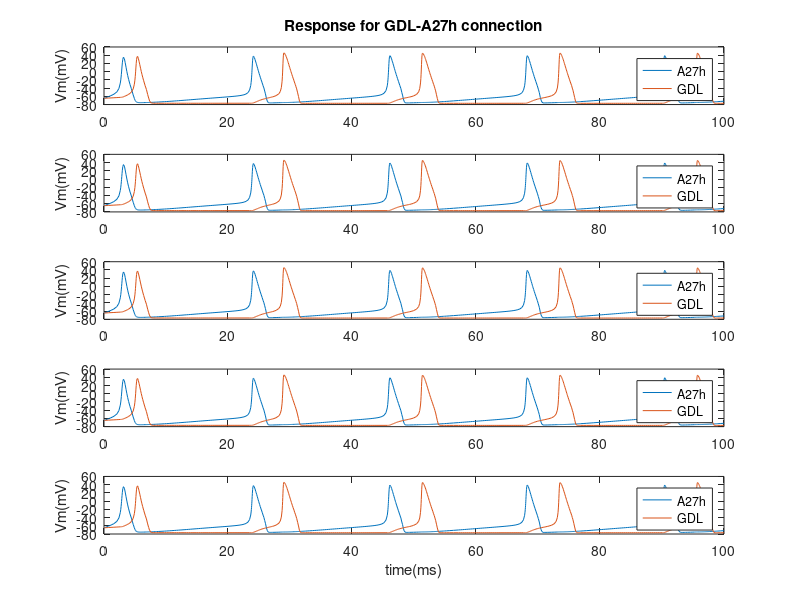
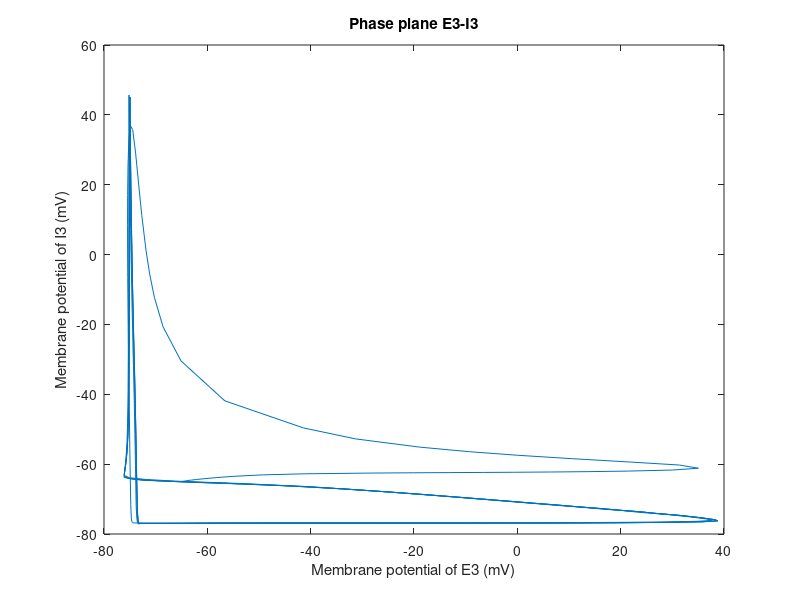

MATLAB code for these plots, in order:
% Unilateral connection within EI connection;
% Model basis: Hodgkin huxley model
% Description: within 20 neurons (5E-5I, intra(E-I & I-E), inter (E-E))
% Main content: 1) parameter; 2) function; 3) solver;

%% Basic function relations
% DIFFERENTIAL EQUATIONS:
%  E_v' = ((E_input1_Iapp+E_input1_noise*randn(1,E_Npop)))+((E_ina_INa(E_v,E_ina_m,E_ina_h))+((E_ik_IK(E_v,E_ik_n))))+((-E_I_igaba_ISYN(E_v,E_I_igaba_s)))
%  E_ina_m' =  E_ina_aM(E_v).*(1-E_ina_m)-E_ina_bM(E_v).*E_ina_m
%  E_ina_h' =  E_ina_aH(E_v).*(1-E_ina_h)-E_ina_bH(E_v).*E_ina_h
%  E_ik_n' =  E_ik_aN(E_v).*(1-E_ik_n)-E_ik_bN(E_v).*E_ik_n
%  I_v' = ((I_input1_Iapp+I_input1_noise*randn(1,I_Npop)))+((I_ina_INa(I_v,I_ina_m,I_ina_h))+((I_ik_IK(I_v,I_ik_n))))+((-I_E_iampa_ISYN(I_v,I_E_iampa_s)))
%  I_ina_m' =  I_ina_aM(I_v).*(1-I_ina_m)-I_ina_bM(I_v).*I_ina_m
%  I_ina_h' =  I_ina_aH(I_v).*(1-I_ina_h)-I_ina_bH(I_v).*I_ina_h
%  I_ik_n' =  I_ik_aN(I_v).*(1-I_ik_n)-I_ik_bN(I_v).*I_ik_n
%  E_I_igaba_s' = -E_I_igaba_s./E_I_igaba_tauD+((1-E_I_igaba_s)/E_I_igaba_tauR).*(1+tanh(I_v/10))
%  I_E_iampa_s' = -I_E_iampa_s./I_E_iampa_tauD+((1-I_E_iampa_s)/I_E_iampa_tauR).*(1+tanh(E_v/10))
% Initial conditions:
%  E_v(0) = -65 * ones(1,E_Npop)
%  E_ina_m(0) = .1*ones(1,E_Npop)
%  E_ina_h(0) = .1*ones(1,E_Npop)
%  E_ik_n(0) = 0*ones(1,E_Npop)
%  I_v(0) = -65 * ones(1,I_Npop)
%  I_ina_m(0) = .1*ones(1,I_Npop)
%  I_ina_h(0) = .1*ones(1,I_Npop)
%  I_ik_n(0) = 0*ones(1,I_Npop)
%  E_I_igaba_s(0) = .1*ones(1,I_Npop)
%  I_E_iampa_s(0) = .1*ones(1,E_Npop)

clc;
clear all;

%% Parameter Space:
% Sodium conductance:120; Potasium condunctance:36; 
% E-Input current:5; I-Input current:0;
% E-num:1; E-num:1;
  E_ina_gNa = +120.0000; E_ik_gK = +36.0000; 
  E_input1_Iapp = +5.0000; E_input1_noise = +0.0000; 
  E_Npop = +1.0000;     % represent for the number in each neuron groups;
  I_ina_gNa = +120.0000; I_ik_gK = +36.0000;
  I_input1_Iapp = +0.0000; I_input1_noise = +0.0000; 
  I_Npop = +1.0000;
  E3_ina_gNa = +120.0000; E3_ik_gK = +36.0000;
  E3_input1_Iapp = +5.0000; E3_input1_noise = +0.0000; 
  E3_Npop = +1.0000;
  I4_ina_gNa = +120.0000; I4_ik_gK = +36.0000; 
  I4_input1_Iapp = +0.0000; I4_input1_noise = +0.0000; 
  I4_Npop = +1.0000;
  E5_ina_gNa = +120.0000; E5_ik_gK = +36.0000;
  E5_input1_Iapp = +5.0000; E5_input1_noise = +0.0000; 
  E5_Npop = +1.0000;
  I6_ina_gNa = +120.0000; I6_ik_gK = +36.0000;
  I6_input1_Iapp = +0.0000; I6_input1_noise = +0.0000; 
  I6_Npop = +1.0000;
  E7_ina_gNa = +120.0000; E7_ik_gK = +36.0000;
  E7_input1_Iapp = +5.0000; E7_input1_noise = +0.0000; 
  E7_Npop = +1.0000;
  I8_ina_gNa = +120.0000; I8_ik_gK = +36.0000;
  I8_input1_Iapp = +0.0000; I8_input1_noise = +0.0000; 
  I8_Npop = +1.0000;
  E9_ina_gNa = +120.0000; E9_ik_gK = +36.0000;
  E9_input1_Iapp = +5.0000; E9_input1_noise = +0.0000; 
  E9_Npop = +1.0000;
  I10_ina_gNa = +120.0000; I10_ik_gK = +36.0000;
  I10_input1_Iapp = +0.0000; I10_input1_noise = +0.0000; 
  I10_Npop = +1.0000;
% Synaptic connection:(GDL-A27h-GDL)
  E_I_igaba_gSYN = +0.2500; E_I_igaba_ESYN = -80.0000;
  E_I_igaba_tauD = +10.0000; E_I_igaba_tauR = +0.4000;
  E3_E_iampa_gSYN = +0.1000; E3_E_iampa_ESYN = +0.0000;
  E3_E_iampa_tauD = +2.0000; E3_E_iampa_tauR = +0.4000;
  E3_I4_igaba_gSYN = +0.2500; E3_I4_igaba_ESYN = -80.0000;
  E3_I4_igaba_tauD = +10.0000; E3_I4_igaba_tauR = +0.4000;
  E5_E3_iampa_gSYN = +0.1000; E5_E3_iampa_ESYN = +0.0000;
  E5_E3_iampa_tauD = +2.0000; E5_E3_iampa_tauR = +0.4000;  
  E5_I6_igaba_gSYN = +0.2500; E5_I6_igaba_ESYN = -80.0000;
  E5_I6_igaba_tauD = +10.0000; E5_I6_igaba_tauR = +0.4000;
  E7_E5_iampa_gSYN = +0.1000; E7_E5_iampa_ESYN = +0.0000;
  E7_E5_iampa_tauD = +2.0000; E7_E5_iampa_tauR = +0.4000;
  E7_I8_igaba_gSYN = +0.2500; E7_I8_igaba_ESYN = -80.0000;
  E7_I8_igaba_tauD = +10.0000; E7_I8_igaba_tauR = +0.4000;
  E9_E7_iampa_gSYN = +0.1000; E9_E7_iampa_ESYN = +0.0000;
  E9_E7_iampa_tauD = +2.0000; E9_E7_iampa_tauR = +0.4000; 
  E9_I10_igaba_gSYN = +0.2500; E9_I10_igaba_ESYN = -80.0000;
  E9_I10_igaba_tauD = +10.0000; E9_I10_igaba_tauR = +0.4000;
  E_E9_iampa_gSYN = +0.1000; E_E9_iampa_ESYN = +0.0000;
  E_E9_iampa_tauD = +2.0000; E_E9_iampa_tauR = +0.4000;
  % with E-I intra connection
  I_E_iampa_gSYN = +0.1000; I_E_iampa_ESYN = +0.0000;
  I_E_iampa_tauD = +2.0000; I_E_iampa_tauR = +0.4000;
  I4_E3_iampa_gSYN = +0.1000; I4_E3_iampa_ESYN = +0.0000;
  I4_E3_iampa_tauD = +2.0000; I4_E3_iampa_tauR = +0.4000;
  I6_E5_iampa_gSYN = +0.1000; I6_E5_iampa_ESYN = +0.0000;
  I6_E5_iampa_tauD = +2.0000; I6_E5_iampa_tauR = +0.4000;
  I8_E7_iampa_gSYN = +0.1000; I8_E7_iampa_ESYN = +0.0000;
  I8_E7_iampa_tauD = +2.0000; I8_E7_iampa_tauR = +0.4000;
  I10_E9_iampa_gSYN = +0.1000; I10_E9_iampa_ESYN = +0.0000;
  I10_E9_iampa_tauD = +2.0000; I10_E9_iampa_tauR = +0.4000;
  
% Neuron population setting:
  E_I_igaba_netcon = ones(I_Npop,E_Npop);
  E3_E_iampa_netcon = ones(E_Npop,E3_Npop);
  E3_I4_igaba_netcon = ones(I4_Npop,E3_Npop);
  E5_E3_iampa_netcon = ones(E3_Npop,E5_Npop);
  E5_I6_igaba_netcon = ones(I6_Npop,E5_Npop);
  E7_E5_iampa_netcon = ones(E5_Npop,E7_Npop);
  E7_I8_igaba_netcon = ones(I8_Npop,E7_Npop);
  E9_E7_iampa_netcon = ones(E7_Npop,E9_Npop);
  E9_I10_igaba_netcon = ones(I10_Npop,E9_Npop);
  E_E9_iampa_netcon = ones(E9_Npop,E_Npop);
  % with E-I intra connection
  I_E_iampa_netcon = ones(E_Npop,I_Npop);
  I4_E3_iampa_netcon = ones(E3_Npop,I4_Npop);
  I6_E5_iampa_netcon = ones(E5_Npop,I6_Npop);
  I8_E7_iampa_netcon = ones(E7_Npop,I8_Npop);
  I10_E9_iampa_netcon = ones(E9_Npop,I10_Npop);
  
  
%% Functions:
  E_ina_INa = @(E_v,E_ina_m,E_ina_h) -E_ina_gNa.*E_ina_m.^3.*E_ina_h.*(E_v-50);
  E_ina_aM = @(E_v) (2.5-.1*(E_v+65))./(exp(2.5-.1*(E_v+65))-1);
  E_ina_bM = @(E_v) 4*exp(-(E_v+65)/18);
  E_ina_aH = @(E_v) .07*exp(-(E_v+65)/20);
  E_ina_bH = @(E_v) 1./(exp(3-.1*(E_v+65))+1);
  E_ik_IK = @(E_v,E_ik_n) -E_ik_gK.*E_ik_n.^4.*(E_v+77);
  E_ik_aN = @(E_v) (.1-.01*(E_v+65))./(exp(1-.1*(E_v+65))-1);
  E_ik_bN = @(E_v) .125*exp(-(E_v+65)/80);
  I_ina_INa = @(I_v,I_ina_m,I_ina_h) -I_ina_gNa.*I_ina_m.^3.*I_ina_h.*(I_v-50);
  I_ina_aM = @(I_v) (2.5-.1*(I_v+65))./(exp(2.5-.1*(I_v+65))-1);
  I_ina_bM = @(I_v) 4*exp(-(I_v+65)/18);
  I_ina_aH = @(I_v) .07*exp(-(I_v+65)/20);
  I_ina_bH = @(I_v) 1./(exp(3-.1*(I_v+65))+1);
  I_ik_IK = @(I_v,I_ik_n) -I_ik_gK.*I_ik_n.^4.*(I_v+77);
  I_ik_aN = @(I_v) (.1-.01*(I_v+65))./(exp(1-.1*(I_v+65))-1);
  I_ik_bN = @(I_v) .125*exp(-(I_v+65)/80);
  E3_ina_INa = @(E3_v,E3_ina_m,E3_ina_h) -E3_ina_gNa.*E3_ina_m.^3.*E3_ina_h.*(E3_v-50);
  E3_ina_aM = @(E3_v) (2.5-.1*(E3_v+65))./(exp(2.5-.1*(E3_v+65))-1);
  E3_ina_bM = @(E3_v) 4*exp(-(E3_v+65)/18);
  E3_ina_aH = @(E3_v) .07*exp(-(E3_v+65)/20);
  E3_ina_bH = @(E3_v) 1./(exp(3-.1*(E3_v+65))+1);
  E3_ik_IK = @(E3_v,E3_ik_n) -E3_ik_gK.*E3_ik_n.^4.*(E3_v+77);
  E3_ik_aN = @(E3_v) (.1-.01*(E3_v+65))./(exp(1-.1*(E3_v+65))-1);
  E3_ik_bN = @(E3_v) .125*exp(-(E3_v+65)/80);
  I4_ina_INa = @(I4_v,I4_ina_m,I4_ina_h) -I4_ina_gNa.*I4_ina_m.^3.*I4_ina_h.*(I4_v-50);
  I4_ina_aM = @(I4_v) (2.5-.1*(I4_v+65))./(exp(2.5-.1*(I4_v+65))-1);
  I4_ina_bM = @(I4_v) 4*exp(-(I4_v+65)/18);
  I4_ina_aH = @(I4_v) .07*exp(-(I4_v+65)/20);
  I4_ina_bH = @(I4_v) 1./(exp(3-.1*(I4_v+65))+1);
  I4_ik_IK = @(I4_v,I4_ik_n) -I4_ik_gK.*I4_ik_n.^4.*(I4_v+77);
  I4_ik_aN = @(I4_v) (.1-.01*(I4_v+65))./(exp(1-.1*(I4_v+65))-1);
  I4_ik_bN = @(I4_v) .125*exp(-(I4_v+65)/80);
  E5_ina_INa = @(E5_v,E5_ina_m,E5_ina_h) -E5_ina_gNa.*E5_ina_m.^3.*E5_ina_h.*(E5_v-50);
  E5_ina_aM = @(E5_v) (2.5-.1*(E5_v+65))./(exp(2.5-.1*(E5_v+65))-1);
  E5_ina_bM = @(E5_v) 4*exp(-(E5_v+65)/18);
  E5_ina_aH = @(E5_v) .07*exp(-(E5_v+65)/20);
  E5_ina_bH = @(E5_v) 1./(exp(3-.1*(E5_v+65))+1);
  E5_ik_IK = @(E5_v,E5_ik_n) -E5_ik_gK.*E5_ik_n.^4.*(E5_v+77);
  E5_ik_aN = @(E5_v) (.1-.01*(E5_v+65))./(exp(1-.1*(E5_v+65))-1);
  E5_ik_bN = @(E5_v) .125*exp(-(E5_v+65)/80);
  I6_ina_INa = @(I6_v,I6_ina_m,I6_ina_h) -I6_ina_gNa.*I6_ina_m.^3.*I6_ina_h.*(I6_v-50);
  I6_ina_aM = @(I6_v) (2.5-.1*(I6_v+65))./(exp(2.5-.1*(I6_v+65))-1);
  I6_ina_bM = @(I6_v) 4*exp(-(I6_v+65)/18);
  I6_ina_aH = @(I6_v) .07*exp(-(I6_v+65)/20);
  I6_ina_bH = @(I6_v) 1./(exp(3-.1*(I6_v+65))+1);
  I6_ik_IK = @(I6_v,I6_ik_n) -I6_ik_gK.*I6_ik_n.^4.*(I6_v+77);
  I6_ik_aN = @(I6_v) (.1-.01*(I6_v+65))./(exp(1-.1*(I6_v+65))-1);
  I6_ik_bN = @(I6_v) .125*exp(-(I6_v+65)/80);
  E7_ina_INa = @(E7_v,E7_ina_m,E7_ina_h) -E7_ina_gNa.*E7_ina_m.^3.*E7_ina_h.*(E7_v-50);
  E7_ina_aM = @(E7_v) (2.5-.1*(E7_v+65))./(exp(2.5-.1*(E7_v+65))-1);
  E7_ina_bM = @(E7_v) 4*exp(-(E7_v+65)/18);
  E7_ina_aH = @(E7_v) .07*exp(-(E7_v+65)/20);
  E7_ina_bH = @(E7_v) 1./(exp(3-.1*(E7_v+65))+1);
  E7_ik_IK = @(E7_v,E7_ik_n) -E7_ik_gK.*E7_ik_n.^4.*(E7_v+77);
  E7_ik_aN = @(E7_v) (.1-.01*(E7_v+65))./(exp(1-.1*(E7_v+65))-1);
  E7_ik_bN = @(E7_v) .125*exp(-(E7_v+65)/80);
  I8_ina_INa = @(I8_v,I8_ina_m,I8_ina_h) -I8_ina_gNa.*I8_ina_m.^3.*I8_ina_h.*(I8_v-50);
  I8_ina_aM = @(I8_v) (2.5-.1*(I8_v+65))./(exp(2.5-.1*(I8_v+65))-1);
  I8_ina_bM = @(I8_v) 4*exp(-(I8_v+65)/18);
  I8_ina_aH = @(I8_v) .07*exp(-(I8_v+65)/20);
  I8_ina_bH = @(I8_v) 1./(exp(3-.1*(I8_v+65))+1);
  I8_ik_IK = @(I8_v,I8_ik_n) -I8_ik_gK.*I8_ik_n.^4.*(I8_v+77);
  I8_ik_aN = @(I8_v) (.1-.01*(I8_v+65))./(exp(1-.1*(I8_v+65))-1);
  I8_ik_bN = @(I8_v) .125*exp(-(I8_v+65)/80);
  E9_ina_INa = @(E9_v,E9_ina_m,E9_ina_h) -E9_ina_gNa.*E9_ina_m.^3.*E9_ina_h.*(E9_v-50);
  E9_ina_aM = @(E9_v) (2.5-.1*(E9_v+65))./(exp(2.5-.1*(E9_v+65))-1);
  E9_ina_bM = @(E9_v) 4*exp(-(E9_v+65)/18);
  E9_ina_aH = @(E9_v) .07*exp(-(E9_v+65)/20);
  E9_ina_bH = @(E9_v) 1./(exp(3-.1*(E9_v+65))+1);
  E9_ik_IK = @(E9_v,E9_ik_n) -E9_ik_gK.*E9_ik_n.^4.*(E9_v+77);
  E9_ik_aN = @(E9_v) (.1-.01*(E9_v+65))./(exp(1-.1*(E9_v+65))-1);
  E9_ik_bN = @(E9_v) .125*exp(-(E9_v+65)/80);
  I10_ina_INa = @(I10_v,I10_ina_m,I10_ina_h) -I10_ina_gNa.*I10_ina_m.^3.*I10_ina_h.*(I10_v-50);
  I10_ina_aM = @(I10_v) (2.5-.1*(I10_v+65))./(exp(2.5-.1*(I10_v+65))-1);
  I10_ina_bM = @(I10_v) 4*exp(-(I10_v+65)/18);
  I10_ina_aH = @(I10_v) .07*exp(-(I10_v+65)/20);
  I10_ina_bH = @(I10_v) 1./(exp(3-.1*(I10_v+65))+1);
  I10_ik_IK = @(I10_v,I10_ik_n) -I10_ik_gK.*I10_ik_n.^4.*(I10_v+77);
  I10_ik_aN = @(I10_v) (.1-.01*(I10_v+65))./(exp(1-.1*(I10_v+65))-1);
  I10_ik_bN = @(I10_v) .125*exp(-(I10_v+65)/80);
  E_I_igaba_ISYN = @(E_v,E_I_igaba_s)(E_I_igaba_gSYN.*(E_I_igaba_s*E_I_igaba_netcon).*(E_v-E_I_igaba_ESYN));
  E3_E_iampa_ISYN = @(E3_v,E3_E_iampa_s)(E3_E_iampa_gSYN.*(E3_E_iampa_s*E3_E_iampa_netcon).*(E3_v-E3_E_iampa_ESYN));
  E3_I4_igaba_ISYN = @(E3_v,E3_I4_igaba_s)(E3_I4_igaba_gSYN.*(E3_I4_igaba_s*E3_I4_igaba_netcon).*(E3_v-E3_I4_igaba_ESYN)); 
  E5_E3_iampa_ISYN = @(E5_v,E5_E3_iampa_s)(E5_E3_iampa_gSYN.*(E5_E3_iampa_s*E5_E3_iampa_netcon).*(E5_v-E5_E3_iampa_ESYN));  
  E5_I6_igaba_ISYN = @(E5_v,E5_I6_igaba_s)(E5_I6_igaba_gSYN.*(E5_I6_igaba_s*E5_I6_igaba_netcon).*(E5_v-E5_I6_igaba_ESYN));
  E7_E5_iampa_ISYN = @(E7_v,E7_E5_iampa_s)(E7_E5_iampa_gSYN.*(E7_E5_iampa_s*E7_E5_iampa_netcon).*(E7_v-E7_E5_iampa_ESYN));
  E7_I8_igaba_ISYN = @(E7_v,E7_I8_igaba_s)(E7_I8_igaba_gSYN.*(E7_I8_igaba_s*E7_I8_igaba_netcon).*(E7_v-E7_I8_igaba_ESYN));
  E9_E7_iampa_ISYN = @(E9_v,E9_E7_iampa_s)(E9_E7_iampa_gSYN.*(E9_E7_iampa_s*E9_E7_iampa_netcon).*(E9_v-E9_E7_iampa_ESYN)); 
  E9_I10_igaba_ISYN = @(E9_v,E9_I10_igaba_s)(E9_I10_igaba_gSYN.*(E9_I10_igaba_s*E9_I10_igaba_netcon).*(E9_v-E9_I10_igaba_ESYN));
  E_E9_iampa_ISYN = @(E_v,E_E9_iampa_s)(E_E9_iampa_gSYN.*(E_E9_iampa_s*E_E9_iampa_netcon).*(E_v-E_E9_iampa_ESYN));
  % with E-I intra connection
  I_E_iampa_ISYN = @(I_v,I_E_iampa_s)(I_E_iampa_gSYN.*(I_E_iampa_s*I_E_iampa_netcon).*(I_v-I_E_iampa_ESYN));
  I4_E3_iampa_ISYN = @(I4_v,I4_E3_iampa_s)(I4_E3_iampa_gSYN.*(I4_E3_iampa_s*I4_E3_iampa_netcon).*(I4_v-I4_E3_iampa_ESYN));
  I6_E5_iampa_ISYN = @(I6_v,I6_E5_iampa_s)(I6_E5_iampa_gSYN.*(I6_E5_iampa_s*I6_E5_iampa_netcon).*(I6_v-I6_E5_iampa_ESYN));
  I8_E7_iampa_ISYN = @(I8_v,I8_E7_iampa_s)(I8_E7_iampa_gSYN.*(I8_E7_iampa_s*I8_E7_iampa_netcon).*(I8_v-I8_E7_iampa_ESYN));
  I10_E9_iampa_ISYN = @(I10_v,I10_E9_iampa_s)(I10_E9_iampa_gSYN.*(I10_E9_iampa_s*I10_E9_iampa_netcon).*(I10_v-I10_E9_iampa_ESYN));

% Prepare ODEFUN for use with built-in Matlab solvers:
ODEFUN = @(t,X)[((5+0*randn(1,1)))+((E_ina_INa(X(1:1)',X(2:2)',X(3:3)'))+((E_ik_IK(X(1:1)',X(4:4)'))))+((-E_I_igaba_ISYN(X(1:1)',X(41:41)')))+(-E_E9_iampa_ISYN(X(1:1)',X(50:50)')),...
    E_ina_aM(X(1:1)').*(1-X(2:2)')-E_ina_bM(X(1:1)').*X(2:2)',...
    E_ina_aH(X(1:1)').*(1-X(3:3)')-E_ina_bH(X(1:1)').*X(3:3)',...
    E_ik_aN(X(1:1)').*(1-X(4:4)')-E_ik_bN(X(1:1)').*X(4:4)',...
    ((0+0*randn(1,1)))+((I_ina_INa(X(5:5)',X(6:6)',X(7:7)'))+((I_ik_IK(X(5:5)',X(8:8)'))))+(-I_E_iampa_ISYN(X(5:5)',X(51:51)')),...
    I_ina_aM(X(5:5)').*(1-X(6:6)')-I_ina_bM(X(5:5)').*X(6:6)',...
    I_ina_aH(X(5:5)').*(1-X(7:7)')-I_ina_bH(X(5:5)').*X(7:7)',...
    I_ik_aN(X(5:5)').*(1-X(8:8)')-I_ik_bN(X(5:5)').*X(8:8)',...
    ((5+0*randn(1,1)))+((((E3_ina_INa(X(9:9)',X(10:10)',X(11:11)'))+((E3_ik_IK(X(9:9)',X(12:12)'))))))+((-E3_I4_igaba_ISYN(X(9:9)',X(43:43)')))+(-E3_E_iampa_ISYN(X(9:9)',X(42:42)')),...
    E3_ina_aM(X(9:9)').*(1-X(10:10)')-E3_ina_bM(X(9:9)').*X(10:10)',...
    E3_ina_aH(X(9:9)').*(1-X(11:11)')-E3_ina_bH(X(9:9)').*X(11:11)',...
    E3_ik_aN(X(9:9)').*(1-X(12:12)')-E3_ik_bN(X(9:9)').*X(12:12)',...
    ((0+0*randn(1,1)))+((((I4_ina_INa(X(13:13)',X(14:14)',X(15:15)'))+((I4_ik_IK(X(13:13)',X(16:16)'))))))+(-I4_E3_iampa_ISYN(X(13:13)',X(52:52)')),...
    I4_ina_aM(X(13:13)').*(1-X(14:14)')-I4_ina_bM(X(13:13)').*X(14:14)',...
    I4_ina_aH(X(13:13)').*(1-X(15:15)')-I4_ina_bH(X(13:13)').*X(15:15)',...
    I4_ik_aN(X(13:13)').*(1-X(16:16)')-I4_ik_bN(X(13:13)').*X(16:16)',...
    ((5+0*randn(1,1)))+((((E5_ina_INa(X(17:17)',X(18:18)',X(19:19)'))+((E5_ik_IK(X(17:17)',X(20:20)'))))))+((-E5_I6_igaba_ISYN(X(17:17)',X(45:45)')))+(-E5_E3_iampa_ISYN(X(17:17)',X(44:44)')),...
    E5_ina_aM(X(17:17)').*(1-X(18:18)')-E5_ina_bM(X(17:17)').*X(18:18)',...
    E5_ina_aH(X(17:17)').*(1-X(19:19)')-E5_ina_bH(X(17:17)').*X(19:19)',...
    E5_ik_aN(X(17:17)').*(1-X(20:20)')-E5_ik_bN(X(17:17)').*X(20:20)',...
    ((0+0*randn(1,1)))+((((I6_ina_INa(X(21:21)',X(22:22)',X(23:23)'))+((I6_ik_IK(X(21:21)',X(24:24)'))))))+(-I6_E5_iampa_ISYN(X(21:21)',X(53:53)')),...
    I6_ina_aM(X(21:21)').*(1-X(22:22)')-I6_ina_bM(X(21:21)').*X(22:22)',...
    I6_ina_aH(X(21:21)').*(1-X(23:23)')-I6_ina_bH(X(21:21)').*X(23:23)',...
    I6_ik_aN(X(21:21)').*(1-X(24:24)')-I6_ik_bN(X(21:21)').*X(24:24)',...
    ((5+0*randn(1,1)))+((((E7_ina_INa(X(25:25)',X(26:26)',X(27:27)'))+((E7_ik_IK(X(25:25)',X(28:28)'))))))+((-E7_I8_igaba_ISYN(X(25:25)',X(47:47)')))+(-E7_E5_iampa_ISYN(X(25:25)',X(46:46)')),...
    E7_ina_aM(X(25:25)').*(1-X(26:26)')-E7_ina_bM(X(25:25)').*X(26:26)',...
    E7_ina_aH(X(25:25)').*(1-X(27:27)')-E7_ina_bH(X(25:25)').*X(27:27)',...
    E7_ik_aN(X(25:25)').*(1-X(28:28)')-E7_ik_bN(X(25:25)').*X(28:28)',...
    ((0+0*randn(1,1)))+((((I8_ina_INa(X(29:29)',X(30:30)',X(31:31)'))+((I8_ik_IK(X(29:29)',X(32:32)'))))))+(-I8_E7_iampa_ISYN(X(29:29)',X(54:54)')),...
    I8_ina_aM(X(29:29)').*(1-X(30:30)')-I8_ina_bM(X(29:29)').*X(30:30)',...
    I8_ina_aH(X(29:29)').*(1-X(31:31)')-I8_ina_bH(X(29:29)').*X(31:31)',...
    I8_ik_aN(X(29:29)').*(1-X(32:32)')-I8_ik_bN(X(29:29)').*X(32:32)',...
    ((5+0*randn(1,1)))+((((E9_ina_INa(X(33:33)',X(34:34)',X(35:35)'))+((E9_ik_IK(X(33:33)',X(36:36)'))))))+((-E9_I10_igaba_ISYN(X(33:33)',X(49:49)')))+(-E9_E7_iampa_ISYN(X(33:33)',X(48:48)')),...
    E9_ina_aM(X(33:33)').*(1-X(34:34)')-E9_ina_bM(X(33:33)').*X(34:34)',...
    E9_ina_aH(X(33:33)').*(1-X(35:35)')-E9_ina_bH(X(33:33)').*X(35:35)',...
    E9_ik_aN(X(33:33)').*(1-X(36:36)')-E9_ik_bN(X(33:33)').*X(36:36)',...
    ((0+0*randn(1,1)))+((((I10_ina_INa(X(37:37)',X(38:38)',X(39:39)'))+((I10_ik_IK(X(37:37)',X(40:40)'))))))+(-I10_E9_iampa_ISYN(X(37:37)',X(55:55)')),...
    I10_ina_aM(X(37:37)').*(1-X(38:38)')-I10_ina_bM(X(37:37)').*X(38:38)',...
    I10_ina_aH(X(37:37)').*(1-X(39:39)')-I10_ina_bH(X(37:37)').*X(39:39)',...
    I10_ik_aN(X(37:37)').*(1-X(40:40)')-I10_ik_bN(X(37:37)').*X(40:40)',...
    -X(41:41)'./10+((1-X(41:41)')/0.4).*(1+tanh(X(5:5)'/10)),...
    -X(42:42)'./2+((1-X(42:42)')/0.4).*(1+tanh(X(1:1)'/10)),...
    -X(43:43)'./10+((1-X(43:43)')/0.4).*(1+tanh(X(13:13)'/10)),...
    -X(44:44)'./2+((1-X(44:44)')/0.4).*(1+tanh(X(9:9)'/10)),...
    -X(45:45)'./10+((1-X(45:45)')/0.4).*(1+tanh(X(21:21)'/10)),...
    -X(46:46)'./2+((1-X(46:46)')/0.4).*(1+tanh(X(17:17)'/10)),...
    -X(47:47)'./10+((1-X(47:47)')/0.4).*(1+tanh(X(29:29)'/10)),...
    -X(48:48)'./2+((1-X(48:48)')/0.4).*(1+tanh(X(25:25)'/10)),...    
    -X(49:49)'./10+((1-X(49:49)')/0.4).*(1+tanh(X(37:37)'/10)),...
    -X(50:50)'./2+((1-X(50:50)')/0.4).*(1+tanh(X(33:33)'/10)),...
    -X(51:51)'./2+((1-X(51:51)')/0.4).*(1+tanh(X(1:1)'/10)),...
    -X(52:52)'./2+((1-X(52:52)')/0.4).*(1+tanh(X(9:9)'/10)),...
    -X(53:53)'./2+((1-X(53:53)')/0.4).*(1+tanh(X(17:17)'/10)),...
    -X(54:54)'./2+((1-X(54:54)')/0.4).*(1+tanh(X(25:25)'/10)),...
    -X(55:55)'./2+((1-X(55:55)')/0.4).*(1+tanh(X(33:33)'/10))]';
IC = [-65          0.1          0.1            0          -65          0.1          0.1            0          -65          0.1          0.1            0          -65          0.1          0.1            0          -65          0.1          0.1            0          -65          0.1          0.1            0          -65          0.1          0.1            0          -65          0.1          0.1            0          -65          0.1          0.1            0          -65          0.1          0.1            0          0.1          0.1          0.1          0.1          0.1          0.1          0.1          0.1          0.1          0.1          0.1          0.1          0.1          0.1          0.1];

%% Solve system using built-in Matlab solver:
options=odeset('RelTol',1e-2,'AbsTol',1e-4,'InitialStep',.01);
[t,y]=ode23(ODEFUN,[0 100],IC,options);

%% Plot results
set(0,'defaultFigureColor','w');
figure(1)
subplot(5,1,1)
plot(t,y(:,1),t,y(:,5));
title('Response for GDL-A27h connection');
legend('A27h','GDL');
ylabel('Vm(mV)');
subplot(5,1,2)
plot(t,y(:,9),t,y(:,13));
legend('A27h','GDL');
ylabel('Vm(mV)');
subplot(5,1,3)
plot(t,y(:,17),t,y(:,21));
legend('A27h','GDL');
ylabel('Vm(mV)');
subplot(5,1,4)
plot(t,y(:,25),t,y(:,29));
legend('A27h','GDL');
ylabel('Vm(mV)');
subplot(5,1,5)
plot(t,y(:,33),t,y(:,37));
legend('A27h','GDL');
ylabel('Vm(mV)');
xlabel('time(ms)');

% choose the middle segment response as the phase plane analysis
figure(2)
plot(y(:,17),y(:,21));
title('Phase plane E3-I3');
ylabel('Membrane potential of I3 (mV)');
xlabel('Membrane potential of E3 (mV)');